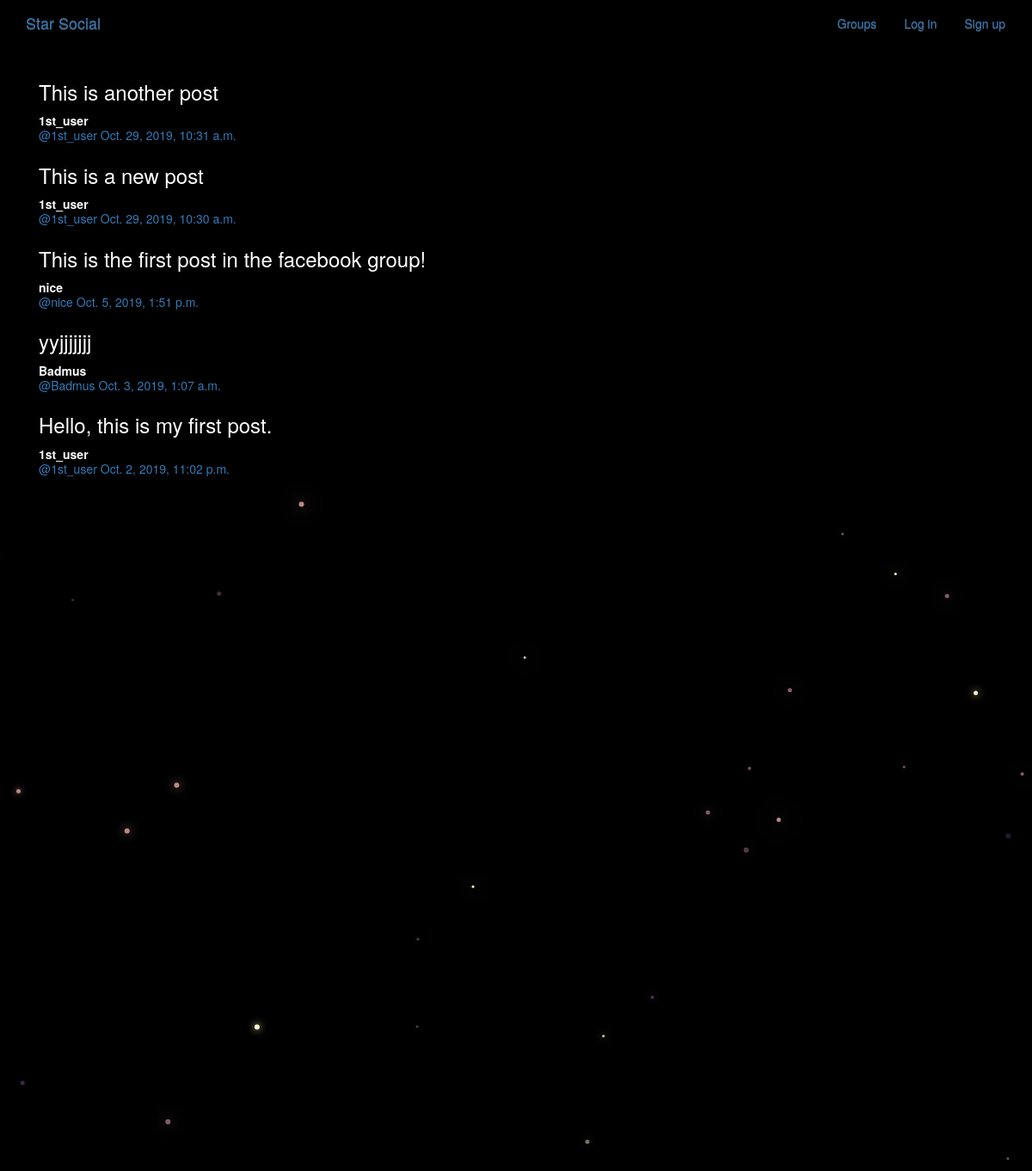
/posts/, run on the app's committed database.
### post/models.py (models this page shows, shortened)
class Post(models.Model):
    user = models.ForeignKey(User, related_name = 'post', on_delete = models.CASCADE)
    title = models.CharField(max_length = 200)
    text = models.TextField()
    text_html = models.TextField(editable = False)
    create_date = models.DateTimeField(auto_now = True)
    group = models.ForeignKey(Group, related_name = 'post', null = True, blank = 'True', on_delete=models.CASCADE)
    class Meta:
        ordering = ['-create_date']
        unique_together = ['user', 'text']

### post/views.py (the view)
# urls.py: path('', views.PostList.as_view(), name = 'all'),
class PostList(SelectRelatedMixin, generic.ListView):
    model = Post
    select_related = ['user', 'group']

### post/templates/post/post_list.html (shortened to what this page needs)
{% extends 'post/post_base.html' %}
{% block post_content %}
<div class="col-md-8">
  {% for post in post_list %}
    {% include 'post/_post.html' %}
  {% endfor %}
</div>
{% endblock %}

### post/templates/post/_post.html (shortened to what this page needs)
<div class="post_media">
  <h3>{{post.text|safe}}</h3>
  <div class="media-body">
    <strong>{{post.user.username}}</strong>
    <h5 class="media-heading">
      <span class="username">
        <a href="{% url 'post:for_user' username=post.user.username %}">@{{post.user.username}}</a>
      </span>
      <time class="time"><a href="{% url 'post:single' username=post.user.username pk=post.pk %}">
        {{ post.create_date }}
      </a></time>
    </h5>
  </div>
</div>

### static/socialproject/css/master.css (style rules this page uses)
body { margin: 0; overflow: hidden; background-color: black; color:white; }

### data on the page
Post: text "This is another post", user.username "1st_user", create_date "Oct. 29, 2019, 10:31 a.m."
Post: text "This is a new post", user.username "1st_user", create_date "Oct. 29, 2019, 10:30 a.m."
Post: text "This is the first post in the facebook group!", user.username "nice", create_date "Oct. 5, 2019, 1:51 p.m."
Post: text "yyjjjjjjj", user.username "Badmus", create_date "Oct. 3, 2019, 1:07 a.m."
Post: text "Hello, this is my first post.", user.username "1st_user", create_date "Oct. 2, 2019, 11:02 p.m."
